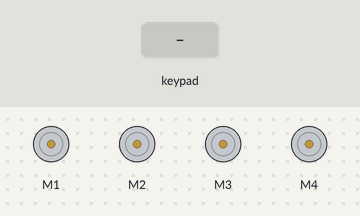
Simulated run of this sketch. Board: Arduino Uno, built with avr-gcc and run on an emulated ATmega328P. Shown: 4 × DC motor (green arrow = forward, orange = backward, longer = faster). Inputs (shaded band) come from the test bench. What the sketch prints to the serial monitor is not drawn.

Above: at 1.2 s.
1.3 s: key 'U' pressed
At 1.58 s:
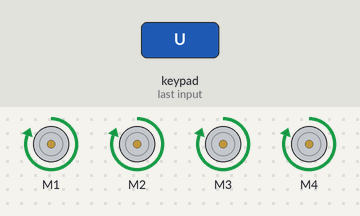
3.2 s: key 'D' pressed
At 3.45 s:
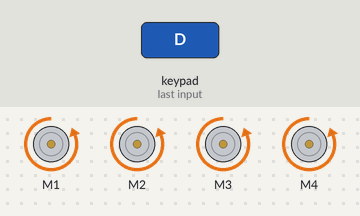
5.1 s: key 'L' pressed
At 5.37 s:
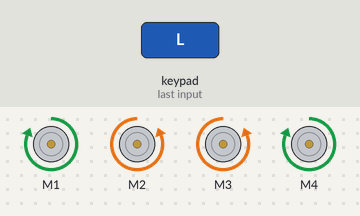
7.0 s: key 'R' pressed
At 7.29 s:
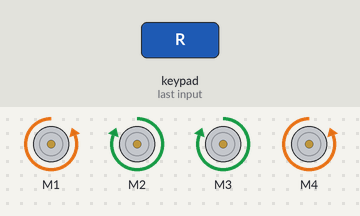
9.0 s: key 'X' pressed
At 9.27 s:
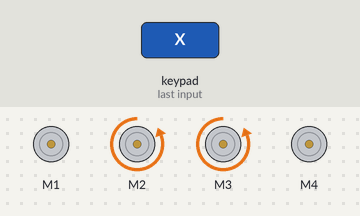
10.9 s: key 'O' pressed
At 11.19 s:
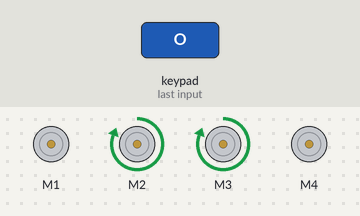
Timing chart, 0 to 13.8 s (numbered marks = the images above; inputs shaded):
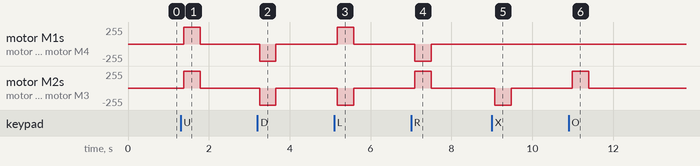

Measured:
- after the input at 1.3 s, motor M1–4: stopped → forward 255/255 after 0.08 s, → stopped 0.40 s later
- after the input at 3.2 s, motor M1–4: stopped → backward 255/255 after 0.05 s, → stopped 0.40 s later
- after the input at 5.1 s, motor M1, motor M4: stopped → forward 255/255 after 0.08 s, → stopped 0.40 s later; motor M2, motor M3: stopped → backward 255/255 after 0.08 s, → stopped 0.40 s later
- after the input at 7.0 s, motor M1, motor M4: stopped → backward 255/255 after 0.10 s, → stopped 0.40 s later; motor M2, motor M3: stopped → forward 255/255 after 0.10 s, → stopped 0.40 s later
- after the input at 9.0 s, motor M2, motor M3: stopped → backward 255/255 after 0.07 s, → stopped 0.41 s later
- after the input at 10.9 s, motor M2, motor M3: stopped → forward 255/255 after 0.09 s, → stopped 0.41 s later

The sketch:

XePS2.ino
```cpp
//Trần Viết An 19CE001
#include <AFMotor.h>
#include <PS2X_lib.h>
AF_DCMotor motor1(1,MOTOR12_64KHZ);
AF_DCMotor motor2(2,MOTOR12_64KHZ);
AF_DCMotor motor3(3,MOTOR12_64KHZ);
AF_DCMotor motor4(4,MOTOR12_64KHZ);

PS2X ps2x;
int error = 0;
int type = 0;
int vibrate = 0;
int  ps2;

void setup(){
//  pinMode(9,OUTPUT);
  motor1.setSpeed(255);
  motor2.setSpeed(255);
  motor3.setSpeed(255);
  motor4.setSpeed(255);

// chân data: 12. cmd: 11, cs: 10; clk: 13
// chân data: A5. cmd: A4, cs: A3, clk: A2
error = ps2x.config_gamepad(A2,A4,A3,A5,true,true);
Serial.begin(9600);

 if(error == 0){
   Serial.println("Đã tìm thấy Bộ điều khiển, đã định cấu hình thành công ");
 }
  else if(error == 1)
   Serial.println("Không tìm thấy bộ điều khiển, hãy kiểm tra hệ thống dây điện");

  else if(error == 2)
   Serial.println("Đã tìm thấy bộ điều khiển nhưng không chấp nhận lệnh");

  else if(error == 3)
   Serial.println("Bộ điều khiển từ chối vào chế độ Pressures, có thể không hỗ trợ nó.  ");

   type = ps2x.readType();
   switch(type)
   {
    case 0:
      Serial.println("Loại bộ điều khiển không xác định ");
      break;
    case 1:
      Serial.println("Đã tìm thấy bộ điều khiển DualShock ");
      break;
    case 2:
      Serial.println("Đã tìm thấy bộ điều khiển Guitar Hero ");
      break;
   }
}

void sp(int s){     //dieu chinh toc do
  motor1.setSpeed(s);
  motor2.setSpeed(s);
  motor3.setSpeed(s);
  motor4.setSpeed(s);
}
//toi F
void tien(){
  motor1.run(FORWARD);
  motor2.run(FORWARD);
  motor3.run(FORWARD);
  motor4.run(FORWARD);
}
//lui B
void lui(){
  motor1.run(BACKWARD);
  motor2.run(BACKWARD);
  motor3.run(BACKWARD);
  motor4.run(BACKWARD);
}
// trai L
void trai(){
  motor1.run(FORWARD);
  motor2.run(BACKWARD);
  motor3.run(BACKWARD);
  motor4.run(FORWARD);
}
//phai R
void phai(){
  motor1.run(BACKWARD);
  motor2.run(FORWARD);
  motor3.run(FORWARD);
  motor4.run(BACKWARD);
}
// toi trai  G
void tientrai(){
  motor1.run(FORWARD);
  motor2.run(RELEASE);
  motor3.run(RELEASE);
  motor4.run(FORWARD);
}
//toi phai I
void tienphai(){
  motor1.run(RELEASE);
  motor2.run(FORWARD);
  motor3.run(FORWARD);
  motor4.run(RELEASE);
}
//lui trai  H
void luitrai(){
  motor1.run(BACKWARD);
  motor2.run(RELEASE);
  motor3.run(RELEASE);
  motor4.run(BACKWARD);
}
//lui phai  J
void luiphai(){
  motor1.run(RELEASE);
  motor2.run(BACKWARD);
  motor3.run(BACKWARD);
  motor4.run(RELEASE);
}

//dung S
void st(){
  motor1.run(RELEASE);
  motor2.run(RELEASE);
  motor3.run(RELEASE);
  motor4.run(RELEASE);
}

void carRun(){
  ps2x.read_gamepad(false, vibrate);

  if(ps2x.Button(PSB_PAD_UP)){
    ps2 = 1;
    Serial.println("tien");
  }else if(ps2x.Button(PSB_PAD_DOWN)){
    ps2 = 2;
    Serial.println("lui");
  }
  else if(ps2x.Button(PSB_PAD_LEFT)){
    ps2 = 3;
    Serial.println("trai");
  }  else if(ps2x.Button(PSB_PAD_RIGHT)){
    ps2 = 4;
    Serial.println("phai");
  }
    else if(ps2x.Button(PSB_PINK)){
      ps2 = 5;
      Serial.println("tien trai");
  }
    else if(ps2x.Button(PSB_RED)){
      ps2 = 6;
    Serial.println("tien phai");
  }
    else if(ps2x.Button(PSB_BLUE)){
      ps2 = 7;
      Serial.println("lui trai");
  }
    else if(ps2x.Button(PSB_GREEN)){
      ps2 = 8;
      Serial.println("lui phai");
  }
    else if(ps2x.Button(PSB_L1)){
    ps2 = 9;
    Serial.println("L1");
  }
    else if(ps2x.Button(PSB_L2)){
      ps2 = 10;
      Serial.println("L2");
  }
    else if(ps2x.Button(PSB_R1)){
      ps2 = 11;
      Serial.println("R1");
  }
  else if(ps2x.Button(PSB_R2)){
    ps2 = 12;
    Serial.println("R2");
  }
  else if(ps2x.Button(PSB_R3)){
      if((ps2x.Analog(PSS_RY)) == 127 && ps2x.Analog(PSS_RX) == 128)
        Serial.println("R3: dung");
      else
       if((ps2x.Analog(PSS_RY)) == 0 && ps2x.Analog(PSS_RX) == 128)
        ps2 = 1;
      else
       if((ps2x.Analog(PSS_RY)) == 0 && ps2x.Analog(PSS_RX) == 0)
        ps2 = 5;
      else
       if((ps2x.Analog(PSS_RY)) == 127 && ps2x.Analog(PSS_RX) == 0)
        ps2 = 3;
      else
       if((ps2x.Analog(PSS_RY)) == 255 && ps2x.Analog(PSS_RX) == 0)
        ps2 = 8;
      else
       if((ps2x.Analog(PSS_RY)) == 255 && ps2x.Analog(PSS_RX) == 128)
        ps2 = 2;
      else
       if((ps2x.Analog(PSS_RY)) == 255 && ps2x.Analog(PSS_RX) == 255)
        ps2 = 7;
      else
       if((ps2x.Analog(PSS_RY)) == 127 && ps2x.Analog(PSS_RX) == 255)
        ps2 = 4;
      else
       if((ps2x.Analog(PSS_RY)) == 0 && ps2x.Analog(PSS_RX) == 255)
        ps2 = 6;
    }
  else if(ps2x.Button(PSB_L3)){
      if((ps2x.Analog(PSS_LY)) == 127 && ps2x.Analog(PSS_LX) == 128)
        Serial.println("R3: dung");
      else
       if((ps2x.Analog(PSS_LY)) == 0 && ps2x.Analog(PSS_LX) == 128)
        ps2 = 1;
      else
       if((ps2x.Analog(PSS_LY)) == 0 && ps2x.Analog(PSS_LX) == 0)
        ps2 = 5;
      else
       if((ps2x.Analog(PSS_LY)) == 127 && ps2x.Analog(PSS_LX) == 0)
        ps2 = 3;
      else
       if((ps2x.Analog(PSS_LY)) == 255 && ps2x.Analog(PSS_LX) == 0)
        ps2 = 8;
      else
       if((ps2x.Analog(PSS_LY)) == 255 && ps2x.Analog(PSS_LX) == 128)
        ps2 = 2;
      else
       if((ps2x.Analog(PSS_LY)) == 255 && ps2x.Analog(PSS_LX) == 255)
        ps2 = 7;
      else
       if((ps2x.Analog(PSS_LY)) == 127 && ps2x.Analog(PSS_LX) == 255)
        ps2 = 4;
      else
       if((ps2x.Analog(PSS_LY)) == 0 && ps2x.Analog(PSS_LX) == 255)
        ps2 = 6;
    }
  else ps2 = 0;
delay(50);
}

void loop(){
carRun();
if(ps2 ==1) tien();
else if(ps2 == 2) lui();
else if(ps2 == 3) trai();
else if(ps2 == 4) phai();
else if(ps2 == 5) tientrai();
else if(ps2 == 6) tienphai();
else if(ps2 == 7) luiphai();
else if(ps2 == 8) luitrai();
else if(ps2 == 9) sp(255);
else if(ps2 == 10) sp(180);
else if(ps2 == 11) sp(100);
else if(ps2 == 12) sp(0);

else st();
}
```
